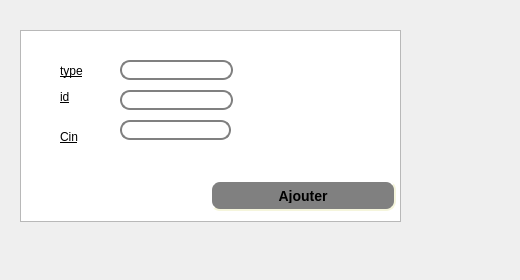
      <widget class="QWidget" name="tab_6">
       <attribute name="title">
        <string>Ajouter un conge</string>
       </attribute>
       <widget class="QTableView" name="tabemploye_4">
        <property name="geometry">
         <rect>
          <x>20</x>
          <y>30</y>
          <width>381</width>
          <height>192</height>
         </rect>
        </property>
       </widget>
       <widget class="QLineEdit" name="lineEdit_type">
        <property name="geometry">
         <rect>
          <x>120</x>
          <y>60</y>
          <width>113</width>
          <height>20</height>
         </rect>
        </property>
        <property name="styleSheet">
         <string notr="true">QLineEdit {
    border: 2px solid gray;
    border-radius: 10px;
    padding: 0 8px;
    background: white;
    selection-background-color: darkgray;
}</string>
        </property>
       </widget>
       <widget class="QLineEdit" name="lineEdit_id">
        <property name="geometry">
         <rect>
          <x>120</x>
          <y>90</y>
          <width>113</width>
          <height>20</height>
         </rect>
        </property>
        <property name="styleSheet">
         <string notr="true">QLineEdit {
    border: 2px solid gray;
    border-radius: 10px;
    padding: 0 8px;
    background: white;
    selection-background-color: darkgray;
}</string>
        </property>
       </widget>
       <widget class="QPushButton" name="ajoute_cong">
        <property name="geometry">
         <rect>
          <x>210</x>
          <y>180</y>
          <width>186</width>
          <height>31</height>
         </rect>
        </property>
        <property name="styleSheet">
         <string notr="true">QPushButton#ajoute_cong{
    background-color: grey;
    border-style: outset;
    border-width: 2px;
    border-radius: 10px;
    border-color: beige;
    font: bold 14px;
    min-width: 10em;
    padding: 6px;
}
</string>
        </property>
        <property name="text">
         <string>Ajouter</string>
        </property>
       </widget>
       <widget class="QLabel" name="label_24">
        <property name="geometry">
         <rect>
          <x>60</x>
          <y>40</y>
          <width>61</width>
          <height>16</height>
         </rect>
        </property>
        <property name="styleSheet">
         <string notr="true">font: 12pt &quot;Andalus&quot;;
text-decoration: underline;</string>
        </property>
        <property name="text">
         <string/>
        </property>
       </widget>
       <widget class="QLabel" name="label_26">
        <property name="geometry">
         <rect>
          <x>60</x>
          <y>60</y>
          <width>51</width>
          <height>21</height>
         </rect>
        </property>
        <property name="styleSheet">
         <string notr="true">font: 12pt &quot;Andalus&quot;;
text-decoration: underline;</string>
        </property>
        <property name="text">
         <string>type</string>
        </property>
       </widget>
       <widget class="QLabel" name="label_27">
        <property name="geometry">
         <rect>
          <x>60</x>
          <y>90</y>
          <width>47</width>
          <height>13</height>
         </rect>
        </property>
        <property name="styleSheet">
         <string notr="true">font: 12pt &quot;Andalus&quot;;
text-decoration: underline;</string>
        </property>
        <property name="text">
         <string>id</string>
        </property>
       </widget>
       <widget class="QLabel" name="label_12">
        <property name="geometry">
         <rect>
          <x>10</x>
          <y>10</y>
          <width>501</width>
          <height>261</height>
         </rect>
        </property>
        <property name="styleSheet">
         <string notr="true">background-image: url(:/bg.jpg);</string>
        </property>
        <property name="text">
         <string/>
        </property>
        <property name="pixmap">
         <pixmap>../60342173_2276972439287605_1529191567795945472_n.jpg</pixmap>
        </property>
       </widget>
       <widget class="QLineEdit" name="lineEdit_id_21">
        <property name="geometry">
         <rect>
          <x>120</x>
          <y>120</y>
          <width>111</width>
          <height>20</height>
         </rect>
        </property>
        <property name="styleSheet">
         <string notr="true">QLineEdit {
    border: 2px solid gray;
    border-radius: 10px;
    padding: 0 8px;
    background: white;
    selection-background-color: darkgray;
}</string>
        </property>
       </widget>
       <widget class="QLabel" name="label_36">
        <property name="geometry">
         <rect>
          <x>60</x>
          <y>130</y>
          <width>47</width>
          <height>13</height>
         </rect>
        </property>
        <property name="styleSheet">
         <string notr="true">font: 12pt &quot;Andalus&quot;;
text-decoration: underline;</string>
        </property>
        <property name="text">
         <string>Cin</string>
        </property>
       </widget>
       <zorder>label_12</zorder>
       <zorder>tabemploye_4</zorder>
       <zorder>lineEdit_type</zorder>
       <zorder>lineEdit_id</zorder>
       <zorder>ajoute_cong</zorder>
       <zorder>label_24</zorder>
       <zorder>label_26</zorder>
       <zorder>label_27</zorder>
       <zorder>lineEdit_id_21</zorder>
       <zorder>label_36</zorder>
      </widget>
